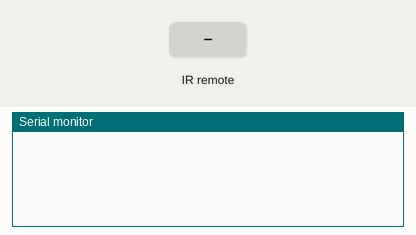
This sketch was run on a simulated Arduino Uno, built with avr-gcc and run on an emulated ATmega328P. Parts: the last lines printed to the serial monitor. The inputs (shaded band) are chosen by the test bench.

Above: at 1.2 s.
1.3 s: infrared code 0xEA15FF00 received
At 1.9 s:
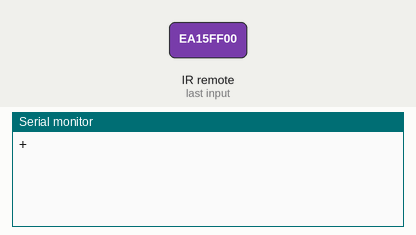
2.8 s: infrared code 0xBF40FF00 received
At 4.0 s:
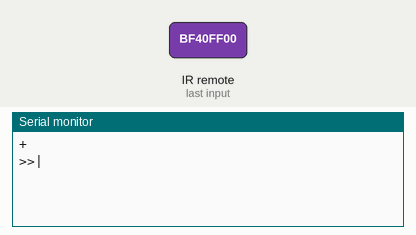
4.3 s: infrared code 0xBC43FF00 received
At 5.4 s:
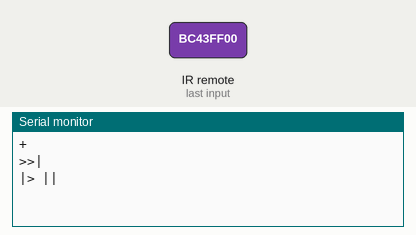
5.8 s: infrared code 0xBB44FF00 received
At 6.5 s:
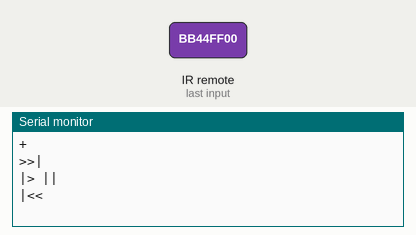
7.3 s: infrared code 0xF609FF00 received
At 7.7 s:
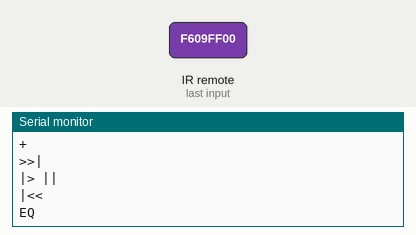
8.8 s: infrared code 0xB946FF00 received
At 10.0 s:
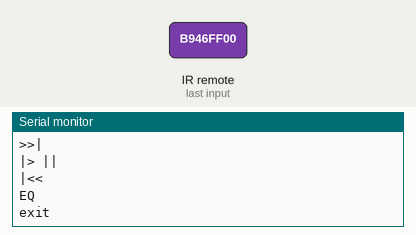

Measured:
- after the input at 1.3 s, the serial monitor: prints a new line at once (image 1)
- after the input at 2.8 s, the serial monitor: prints a new line at once (image 2)
- after the input at 4.3 s, the serial monitor: prints a new line at once (image 3)
- after the input at 5.8 s, the serial monitor: prints a new line at once (image 4)
- after the input at 7.3 s, the serial monitor: prints a new line at once (image 5)
- after the input at 8.8 s, the serial monitor: prints a new line at once (image 6)

The sketch:

IRRemote.ino
```cpp
#include <IRremote.h>

int RECV_PIN = 11;
IRrecv irrecv(RECV_PIN);
unsigned long key_value=0;
unsigned long data=0;

int time=0;
void setup() {
  // put your setup code here, to run once:
  Serial.begin(115200);
  IrReceiver.begin(RECV_PIN, ENABLE_LED_FEEDBACK);
}

/*REMOTE KEY CODES
 *
 * CH- : BA45FF00
 * CH+ : B847FF00
 * CH  : B946FF00
 * >>| : BF40FF00
 * |<< : BB44FF00
 * Play/Pause: BC43FF00
 * -   : F807FF00
 * +   : EA15FF00
 * EQ  : F609FF00
 * 0   : E916FF00
 * 1   : F30CFF00
 * 2   : E718FF00
 * 3   : A15EFF00
 * 4   : F708FF00
 * 5   : E31CFF00
 * 6   : A55AFF00
 * 7   : BD42FF00
 * 8   : AD52FF00
 * 9   : B54AFF00
 * 100+: E619FF00
 * 200+: F20DFF00
 */
void loop() {
  // put your main code here, to run repeatedly:
  if(IrReceiver.decode()){
    data = IrReceiver.decodedIRData.decodedRawData;
    if(data == 0){
      data = key_value;
    }
    //Uncomment the code below to find the values your remote uses
    //Serial.println(data,HEX);
    //IrReceiver.resume();
    //return;
    //Recomment the code above to get the app back to working condition
    switch (data) { // compare the value to the following cases
      case 0xEA15FF00:
        Serial.println("+");
        delay(100);
        Serial.flush();
        break;
      case 0xF807FF00:
        Serial.println("-");
        delay(100);
        break;
      case 0xBF40FF00:
        Serial.println(">>|"); // No delay on skip cases, cuz we need speed
        break;
      case 0xBC43FF00:
        Serial.println("|> ||");
        delay(500);
        break;
      case 0xBB44FF00:
        Serial.println("|<<");
        break;
      case 0xF609FF00:
        Serial.println("EQ");
        delay(500);
        break;
      case 0xB946FF00:
        Serial.println("exit");
        delay(100);
        break;
    }
    key_value = data; // store the value as key_value

    IrReceiver.resume(); // Enable receiving of the next value
  }
    /* USE NEW 3.x FUNCTIONS
    IrReceiver.printIRResultShort(&Serial); // Print complete received data in one line
    IrReceiver.printIRSendUsage(&Serial); // Print the statement required to send this data
     */
}
```
